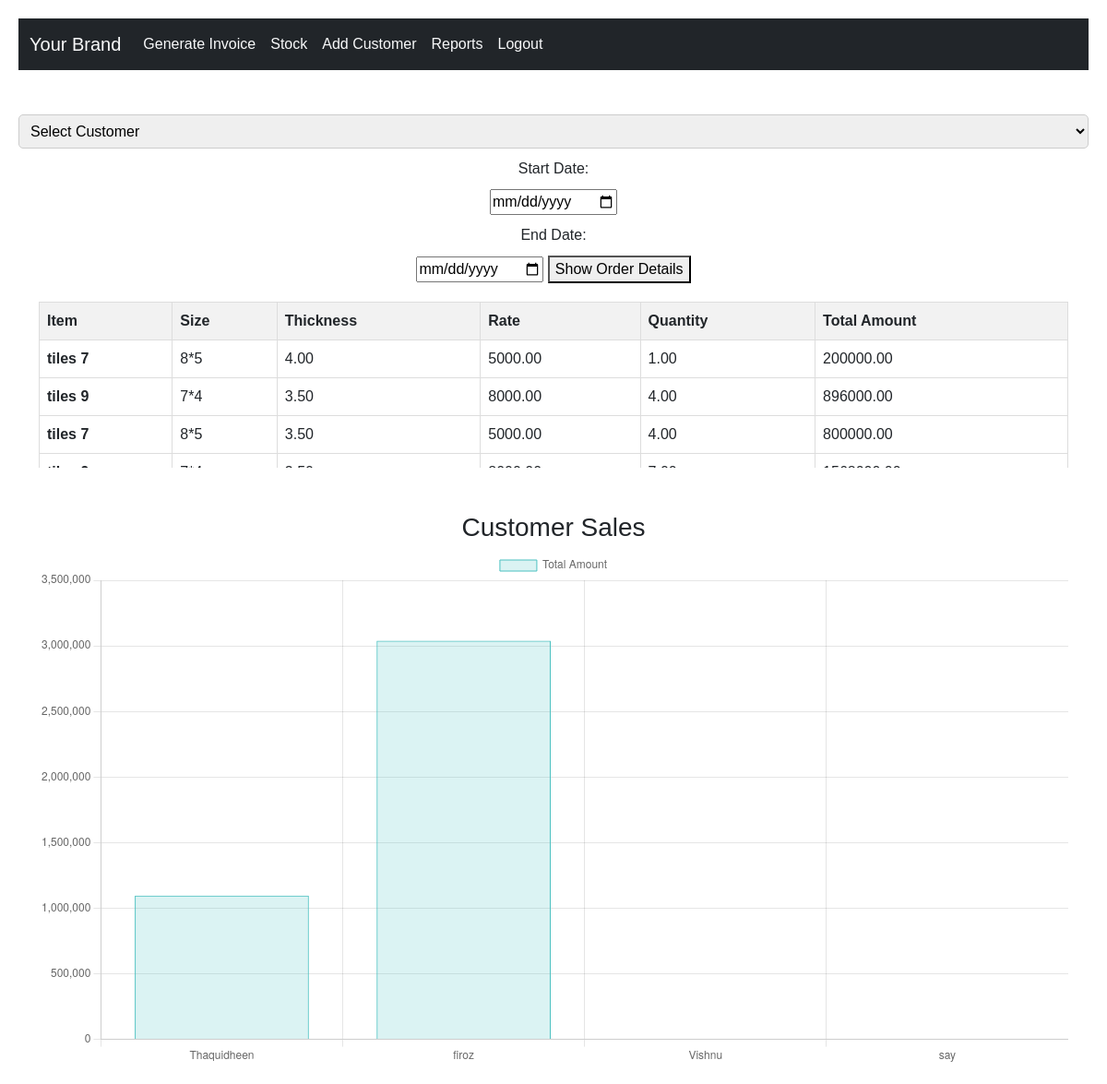
/report/ (signed in), run on an earlier commit of the app's database.
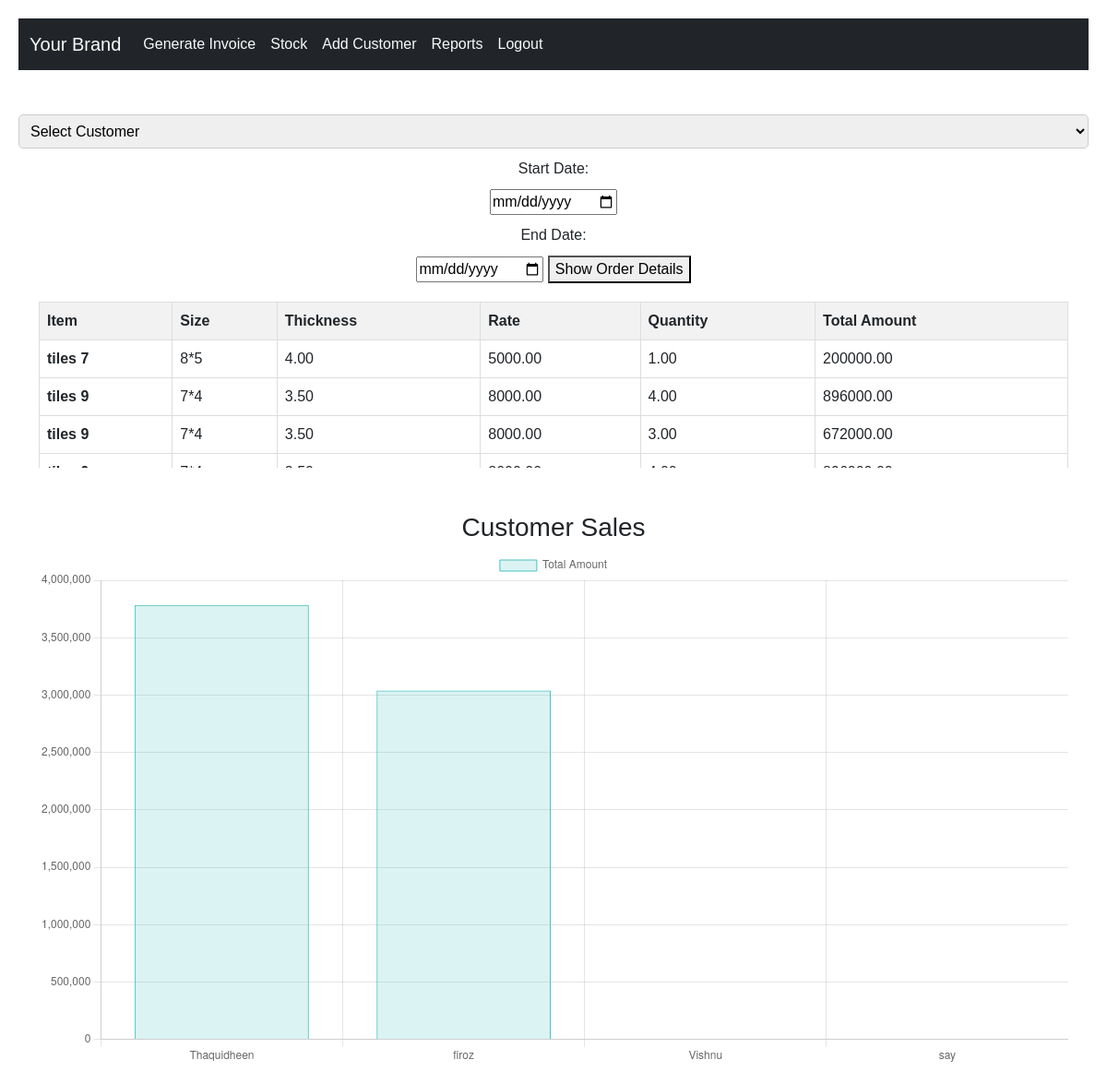
And on a later commit of the database.
### bill/models.py (models this page shows)
class InvoiceItem(models.Model):
    customer = models.ForeignKey(AddCustomer, on_delete=models.CASCADE)
    invoice_date = models.DateField()
    invoice_number = models.CharField(max_length=255)
    item = models.ForeignKey(Item, on_delete=models.CASCADE)
    thickness = models.DecimalField(max_digits=10, decimal_places=2)
    size = models.CharField(max_length=255)
    quantity = models.DecimalField(max_digits=10, decimal_places=2)
    area = models.DecimalField(max_digits=10, decimal_places=2)
    rate = models.DecimalField(max_digits=10, decimal_places=2)
    amount = models.DecimalField(max_digits=10, decimal_places=2)
    def __str__(self):
        return f"InvoiceItem {self.item}"

### additem/models.py (models this page shows)
class Item(models.Model):
    item_name = models.CharField(max_length=255)
    def __str__(self):
        return self.item_name

### report/views.py (the view)
# urls.py: path('report/',include('report.urls')),
@login_required
def report(request):
    customers = AddCustomer.objects.all()
    customer_name = request.GET.get('customer_name')
    start_date = request.GET.get('start_date')
    end_date = request.GET.get('end_date')
    customer_items = []
    for customer in customers:
        invoice_items_query = InvoiceItem.objects.all().filter(customer=customer)
        print(invoice_items_query)
        if customer_name:
            invoice_items_query = invoice_items_query.filter(customer__customer_name=customer_name)
        if start_date and end_date:
            invoice_items_query = invoice_items_query.filter(invoice_date__range=(start_date, end_date))
        items = invoice_items_query.all()
        total_amount = items.aggregate(Sum('amount'))['amount__sum'] or 0
        customer_items.append({
            'customer_name': customer.customer_name,
            'total_amount': total_amount,
            'items': items
        })
    return render(request, 'report.html', {'customers': customers, 'customer_items': customer_items})

### template/report.html (shortened to what this page needs)
{% extends "layout.html" %}
{% block content %}
{% load static %}
<!-- {% load custom_filters %}
{% load humanize %} -->
    <form action="{% url 'report' %}" method="GET">
        <select name="customer_name" id="customer-options" class="mt-5">
          <option value="" selected disabled>Select Customer</option>
        </select>
        <label for="start-date">Start Date:</label>
        <input type="date" name="start_date"  id="start-date">
        <label for="end-date">End Date:</label>
        <input type="date" name="end_date" id="end-date">
        <button type="submit"  id="show-order-details">Show Order Details</button>
    </form>
    <div id="table-container " class="scrollable-table container">
    <table >
        <thead>
          <tr>
            <th>Item</th>
            <th>Size</th>
            <th>Thickness</th>
            <th>Rate</th>
            <th>Quantity</th>
            <th>Total Amount</th>
        </tr>
        </thead>
        <tbody >
          {% for customer_data in customer_items %}
             {% for item in customer_data.items %}
              <tr>
                <td>{{item.item }}</td>
                  <td>{{ item.size }}</td>
                  <td>{{ item.thickness }}</td>
                  <td>{{ item.rate }}</td>
                  <td>{{ item.quantity }}</td>
                  <td>{{ item.amount }}</td>
              </tr>
              {% endfor %}
          {% empty %}
              <tr>
                  <td colspan="6">No orders found for the selected customer and date range.</td>
              </tr>
          {% endfor %}
      </tbody>
    </table>
  </div>
  <div id="graph-heading-container" class="mt-5">
    <h3 id="graph-heading">Customer Sales</h3>
</div>
    <div class="container">
        <canvas id="myChart"></canvas>
      </div>
      <script>
        const customerData = [
            {% for item in customer_items %}
                {
                    'customer_name': '{{ item.customer_name }}',
                    'total_amount': {{ item.total_amount }},
                },
            {% endfor %}
        ];
        const customerNames = customerData.map(item => item.customer_name);
        const amounts = customerData.map(item => item.total_amount);
        const ctx = document.getElementById('myChart');
        const data = {
            labels: customerNames,
            datasets: [{
                label: 'Total Amount',
                data: amounts,
                backgroundColor: 'rgba(75, 192, 192, 0.2)',
                borderColor: 'rgba(75, 192, 192, 1)',
                borderWidth: 1
            }]
        };
        console.log(data);
        new Chart(ctx, {
            type: 'bar',
            data: data,
            options: {
                scales: {
                    y: {
                        beginAtZero: true
                    }
                }
            }
        });
    </script>
{% endblock %}

What changed in the data, as far as the page shows it:
no longer on this page (row unchanged): InvoiceItem: item "tiles 7", size "8*5", thickness "3.50", rate "5000.00", quantity "4.00", amount "800000.00"
added InvoiceItem: item "tiles 9", size "7*4", thickness "3.50", rate "8000.00", quantity "3.00", amount "672000.00"
Also different on the page:
chart data {{ item.total_amount }}: 1096000, 3040000, 0, 0 → 3784000, 3040000, 0, 0
